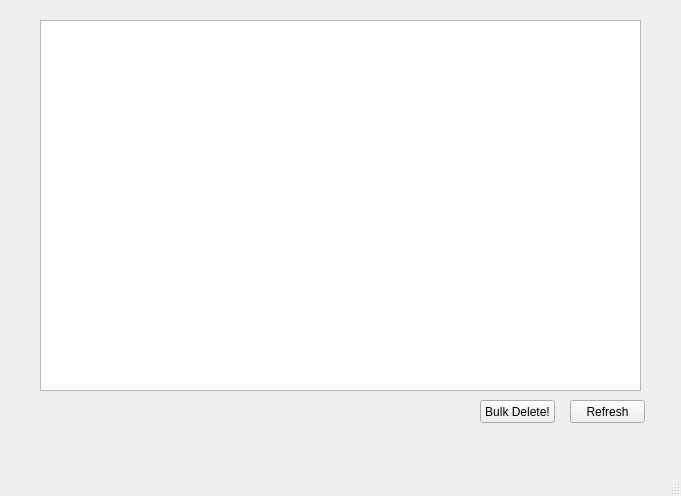
<?xml version="1.0" encoding="UTF-8"?>
<ui version="4.0">
 <class>MainWindow</class>
 <widget class="QMainWindow" name="MainWindow">
  <property name="geometry">
   <rect>
    <x>0</x>
    <y>0</y>
    <width>681</width>
    <height>496</height>
   </rect>
  </property>
  <property name="windowTitle">
   <string>MainWindow</string>
  </property>
  <widget class="QWidget" name="centralwidget">
   <widget class="QListWidget" name="listWidget">
    <property name="geometry">
     <rect>
      <x>40</x>
      <y>20</y>
      <width>601</width>
      <height>371</height>
     </rect>
    </property>
   </widget>
   <widget class="QPushButton" name="pushButton">
    <property name="geometry">
     <rect>
      <x>480</x>
      <y>400</y>
      <width>75</width>
      <height>23</height>
     </rect>
    </property>
    <property name="text">
     <string>Bulk Delete!</string>
    </property>
   </widget>
   <widget class="QPushButton" name="pushButton_2">
    <property name="geometry">
     <rect>
      <x>570</x>
      <y>400</y>
      <width>75</width>
      <height>23</height>
     </rect>
    </property>
    <property name="text">
     <string>Refresh</string>
    </property>
   </widget>
  </widget>
  <widget class="QMenuBar" name="menubar">
   <property name="geometry">
    <rect>
     <x>0</x>
     <y>0</y>
     <width>681</width>
     <height>18</height>
    </rect>
   </property>
  </widget>
  <widget class="QStatusBar" name="statusbar"/>
 </widget>
 <resources/>
 <connections/>
</ui>
